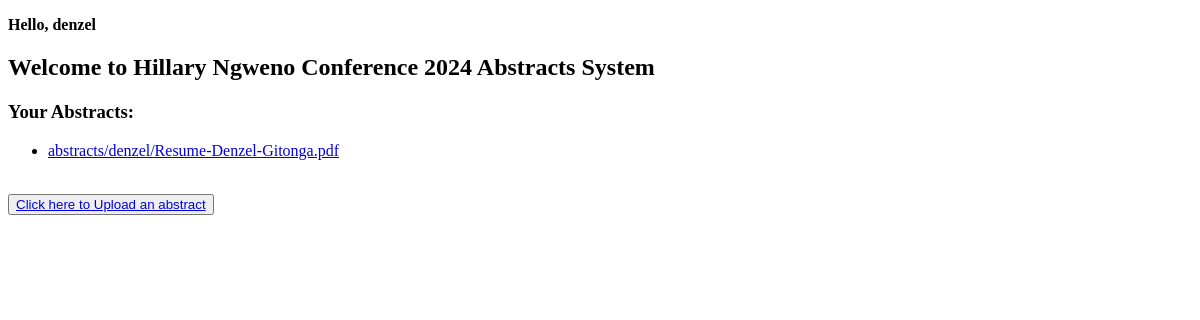
Before: /accounts/ (signed in) with the older database file.
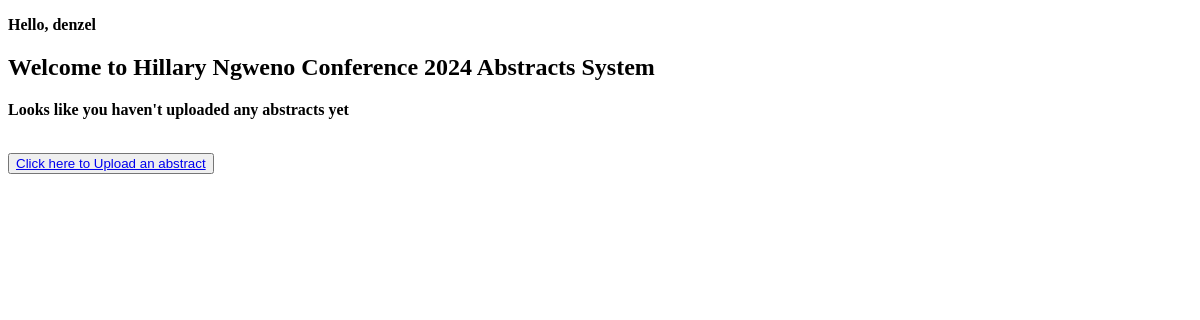
After: the same page with the newer database file.
### accounts/models.py (models this page shows, shortened)
class CustomUser(AbstractUser):
    username = models.TextField(max_length=25, unique=True)
    email = models.EmailField(max_length=50, unique=True)
    phone = models.CharField(max_length=14)
    objects = CustomUserManager()

### abstracts/models.py (models this page shows, shortened)
class Abstract(models.Model):
    title = models.CharField(max_length=254)
    description = models.TextField(max_length=254)
    file = models.FileField(upload_to=abstract_file_path, null=True, blank=True)
    author = models.ForeignKey(CustomUser, on_delete=models.CASCADE)
    created_at = models.DateTimeField(auto_now_add=True)
    updated_at = models.DateTimeField(auto_now=True)

### accounts/views.py (the view)
# urls.py: 2. Add a URL to urlpatterns:  path('', views.home, name='home')
def home(request):
    user = request.user
    abstracts = Abstract.objects.filter(author=user)
    context = {
        'user': user,
        'abstracts': abstracts
        }
    return render(request, "index.html", context)

### templates/index.html (shortened to what this page needs)
{% extends 'common/base.html' %}
{%  load static %}
{% block content %}
    {% if user.is_authenticated %}
        <p><strong>Hello, {{ user.username }}</strong></p>
    {% endif %}
    <h2>Welcome to Hillary Ngweno Conference 2024 Abstracts System</h2>
    {% if abstracts %}
        <h3>Your Abstracts:</h3>
        <ul>
            {% for abstract in abstracts %}
                <li>
                    <a href="{{ abstract.file.url }}" download>{{ abstract.file.name }}</a>
                </li>
            {% endfor %}
        </ul>
    {% else %}
        <p><strong>Looks like you haven't uploaded any abstracts yet</strong></p>
    {% endif %}
    <br>
    <button><a href="{% url 'abstracts:upload' %}">Click here to Upload an abstract</a></button>
{% endblock %}

### templates/common/base.html (shortened to what this page needs)
<!DOCTYPE html>
<html lang="en">
<head>
</head>
<body>
    <div class="container">
        {% block content %}
        {% endblock %}
    </div>
</body>
</html>

Changed rows visible on the page:
removed Abstract: file.name "abstracts/denzel/Resume-Denzel-Gitonga.pdf"
Other visible differences:
text no longer shown: "Your Abstracts:"
text now shown: "Looks like you haven't uploaded any abstracts yet"
